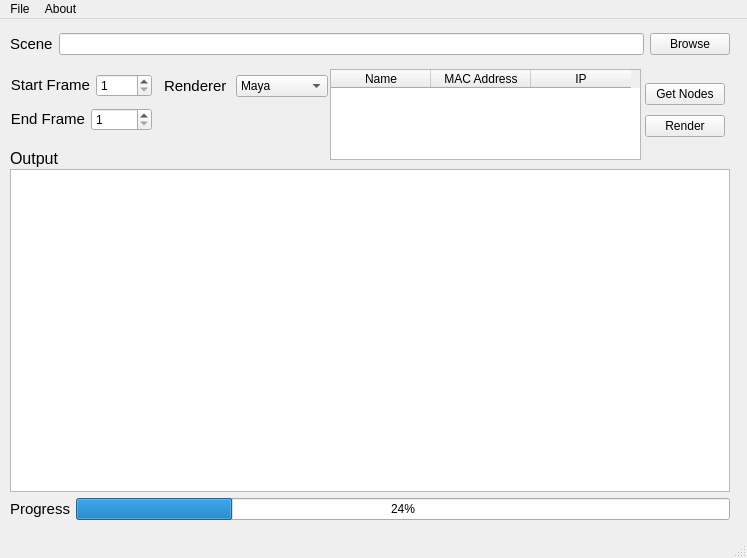
<ui version="4.0" >
 <class>MainWindow</class>
 <widget class="QMainWindow" name="MainWindow" >
  <property name="geometry" >
   <rect>
    <x>0</x>
    <y>0</y>
    <width>747</width>
    <height>558</height>
   </rect>
  </property>
  <property name="windowTitle" >
   <string>MainWindow</string>
  </property>
  <widget class="QWidget" name="centralwidget" >
   <widget class="QLabel" name="lbl_output" >
    <property name="geometry" >
     <rect>
      <x>10</x>
      <y>130</y>
      <width>143</width>
      <height>18</height>
     </rect>
    </property>
    <property name="text" >
     <string>&lt;!DOCTYPE HTML PUBLIC "-//W3C//DTD HTML 4.0//EN" "http://www.w3.org/TR/REC-html40/strict.dtd">
&lt;html>&lt;head>&lt;meta name="qrichtext" content="1" />&lt;style type="text/css">
p, li { white-space: pre-wrap; }
&lt;/style>&lt;/head>&lt;body style=" font-family:'Sans Serif'; font-size:9pt; font-weight:400; font-style:normal;">
&lt;p style=" margin-top:0px; margin-bottom:0px; margin-left:0px; margin-right:0px; -qt-block-indent:0; text-indent:0px;">&lt;span style=" font-size:12pt;">Output&lt;/span>&lt;/p>&lt;/body>&lt;/html></string>
    </property>
   </widget>
   <widget class="QTableWidget" name="tableWidget" >
    <property name="geometry" >
     <rect>
      <x>330</x>
      <y>50</y>
      <width>311</width>
      <height>91</height>
     </rect>
    </property>
    <column>
     <property name="text" >
      <string>Name</string>
     </property>
    </column>
    <column>
     <property name="text" >
      <string>MAC Address</string>
     </property>
    </column>
    <column>
     <property name="text" >
      <string>IP</string>
     </property>
    </column>
   </widget>
   <widget class="QWidget" name="" >
    <property name="geometry" >
     <rect>
      <x>10</x>
      <y>10</y>
      <width>720</width>
      <height>30</height>
     </rect>
    </property>
    <layout class="QHBoxLayout" name="horizontalLayout" >
     <item>
      <widget class="QLabel" name="lbl_scene" >
       <property name="text" >
        <string>&lt;!DOCTYPE HTML PUBLIC "-//W3C//DTD HTML 4.0//EN" "http://www.w3.org/TR/REC-html40/strict.dtd">
&lt;html>&lt;head>&lt;meta name="qrichtext" content="1" />&lt;style type="text/css">
p, li { white-space: pre-wrap; }
&lt;/style>&lt;/head>&lt;body style=" font-family:'Sans Serif'; font-size:9pt; font-weight:400; font-style:normal;">
&lt;p style=" margin-top:0px; margin-bottom:0px; margin-left:0px; margin-right:0px; -qt-block-indent:0; text-indent:0px;">&lt;span style=" font-size:11pt;">Scene&lt;/span>&lt;/p>&lt;/body>&lt;/html></string>
       </property>
      </widget>
     </item>
     <item>
      <widget class="QLineEdit" name="le_scene" />
     </item>
     <item>
      <widget class="QPushButton" name="btn_findScene" >
       <property name="text" >
        <string>Browse</string>
       </property>
      </widget>
     </item>
    </layout>
   </widget>
   <widget class="QWidget" name="" >
    <property name="geometry" >
     <rect>
      <x>10</x>
      <y>50</y>
      <width>142</width>
      <height>68</height>
     </rect>
    </property>
    <layout class="QVBoxLayout" name="vl_seFrame" >
     <item>
      <layout class="QHBoxLayout" name="hl_sFrame" >
       <item>
        <widget class="QLabel" name="lbl_sFrame" >
         <property name="text" >
          <string>&lt;!DOCTYPE HTML PUBLIC "-//W3C//DTD HTML 4.0//EN" "http://www.w3.org/TR/REC-html40/strict.dtd">
&lt;html>&lt;head>&lt;meta name="qrichtext" content="1" />&lt;style type="text/css">
p, li { white-space: pre-wrap; }
&lt;/style>&lt;/head>&lt;body style=" font-family:'Sans Serif'; font-size:9pt; font-weight:400; font-style:normal;">
&lt;p align="right" style=" margin-top:0px; margin-bottom:0px; margin-left:0px; margin-right:0px; -qt-block-indent:0; text-indent:0px;">&lt;span style=" font-size:11pt;">Start Frame&lt;/span>&lt;/p>&lt;/body>&lt;/html></string>
         </property>
        </widget>
       </item>
       <item>
        <widget class="QSpinBox" name="sb_sFrame" >
         <property name="sizePolicy" >
          <sizepolicy vsizetype="Fixed" hsizetype="Minimum" >
           <horstretch>0</horstretch>
           <verstretch>0</verstretch>
          </sizepolicy>
         </property>
         <property name="minimumSize" >
          <size>
           <width>0</width>
           <height>0</height>
          </size>
         </property>
         <property name="baseSize" >
          <size>
           <width>0</width>
           <height>0</height>
          </size>
         </property>
         <property name="toolTip" >
          <string>Enter the start frame here</string>
         </property>
         <property name="minimum" >
          <number>1</number>
         </property>
         <property name="maximum" >
          <number>1000</number>
         </property>
        </widget>
       </item>
      </layout>
     </item>
     <item>
      <layout class="QHBoxLayout" name="hl_eFrame" >
       <item>
        <widget class="QLabel" name="lbl_eFrame" >
         <property name="text" >
          <string>&lt;!DOCTYPE HTML PUBLIC "-//W3C//DTD HTML 4.0//EN" "http://www.w3.org/TR/REC-html40/strict.dtd">
&lt;html>&lt;head>&lt;meta name="qrichtext" content="1" />&lt;style type="text/css">
p, li { white-space: pre-wrap; }
&lt;/style>&lt;/head>&lt;body style=" font-family:'Sans Serif'; font-size:9pt; font-weight:400; font-style:normal;">
&lt;p align="right" style=" margin-top:0px; margin-bottom:0px; margin-left:0px; margin-right:0px; -qt-block-indent:0; text-indent:0px;">&lt;span style=" font-size:11pt;">End Frame&lt;/span>&lt;/p>&lt;/body>&lt;/html></string>
         </property>
        </widget>
       </item>
       <item>
        <widget class="QSpinBox" name="sb_eFrame" >
         <property name="toolTip" >
          <string>Enter the end frame here</string>
         </property>
         <property name="minimum" >
          <number>1</number>
         </property>
         <property name="maximum" >
          <number>9999</number>
         </property>
         <property name="value" >
          <number>1</number>
         </property>
        </widget>
       </item>
      </layout>
     </item>
    </layout>
   </widget>
   <widget class="QWidget" name="" >
    <property name="geometry" >
     <rect>
      <x>164</x>
      <y>53</y>
      <width>164</width>
      <height>29</height>
     </rect>
    </property>
    <layout class="QHBoxLayout" name="horizontalLayout_2" >
     <item>
      <widget class="QLabel" name="lbl_renderer" >
       <property name="text" >
        <string>&lt;!DOCTYPE HTML PUBLIC "-//W3C//DTD HTML 4.0//EN" "http://www.w3.org/TR/REC-html40/strict.dtd">
&lt;html>&lt;head>&lt;meta name="qrichtext" content="1" />&lt;style type="text/css">
p, li { white-space: pre-wrap; }
&lt;/style>&lt;/head>&lt;body style=" font-family:'Sans Serif'; font-size:9pt; font-weight:400; font-style:normal;">
&lt;p style=" margin-top:0px; margin-bottom:0px; margin-left:0px; margin-right:0px; -qt-block-indent:0; text-indent:0px;">&lt;span style=" font-size:11pt;">Renderer&lt;/span>&lt;/p>&lt;/body>&lt;/html></string>
       </property>
      </widget>
     </item>
     <item>
      <widget class="QComboBox" name="comboBox" >
       <item>
        <property name="text" >
         <string>Maya</string>
        </property>
       </item>
       <item>
        <property name="text" >
         <string>Vector</string>
        </property>
       </item>
       <item>
        <property name="text" >
         <string>Mental Ray</string>
        </property>
       </item>
      </widget>
     </item>
    </layout>
   </widget>
   <widget class="QWidget" name="" >
    <property name="geometry" >
     <rect>
      <x>10</x>
      <y>150</y>
      <width>720</width>
      <height>351</height>
     </rect>
    </property>
    <layout class="QVBoxLayout" name="vl_output_progress" >
     <item>
      <widget class="QTextBrowser" name="tb_output" />
     </item>
     <item>
      <layout class="QHBoxLayout" name="hl_progress" >
       <item>
        <widget class="QLabel" name="lbl_progress" >
         <property name="text" >
          <string>&lt;!DOCTYPE HTML PUBLIC "-//W3C//DTD HTML 4.0//EN" "http://www.w3.org/TR/REC-html40/strict.dtd">
&lt;html>&lt;head>&lt;meta name="qrichtext" content="1" />&lt;style type="text/css">
p, li { white-space: pre-wrap; }
&lt;/style>&lt;/head>&lt;body style=" font-family:'Sans Serif'; font-size:9pt; font-weight:400; font-style:normal;">
&lt;p align="right" style=" margin-top:0px; margin-bottom:0px; margin-left:0px; margin-right:0px; -qt-block-indent:0; text-indent:0px;">&lt;span style=" font-size:11pt;">Progress&lt;/span>&lt;/p>&lt;/body>&lt;/html></string>
         </property>
        </widget>
       </item>
       <item>
        <widget class="QProgressBar" name="progressBar" >
         <property name="value" >
          <number>24</number>
         </property>
        </widget>
       </item>
      </layout>
     </item>
    </layout>
   </widget>
   <widget class="QWidget" name="" >
    <property name="geometry" >
     <rect>
      <x>645</x>
      <y>60</y>
      <width>80</width>
      <height>64</height>
     </rect>
    </property>
    <layout class="QVBoxLayout" name="verticalLayout" >
     <item>
      <widget class="QPushButton" name="btn_getClients" >
       <property name="text" >
        <string>Get Nodes</string>
       </property>
      </widget>
     </item>
     <item>
      <widget class="QPushButton" name="btn_submit" >
       <property name="text" >
        <string>Render</string>
       </property>
      </widget>
     </item>
    </layout>
   </widget>
  </widget>
  <widget class="QMenuBar" name="menubar" >
   <property name="geometry" >
    <rect>
     <x>0</x>
     <y>0</y>
     <width>747</width>
     <height>26</height>
    </rect>
   </property>
   <widget class="QMenu" name="menuFile" >
    <property name="title" >
     <string>File</string>
    </property>
    <addaction name="actionOpen_Settings" />
    <addaction name="actionSave_Settings" />
    <addaction name="separator" />
    <addaction name="actionExit" />
   </widget>
   <widget class="QMenu" name="menuAbout" >
    <property name="title" >
     <string>About</string>
    </property>
    <addaction name="actionVersion" />
    <addaction name="actionHelp" />
    <addaction name="separator" />
    <addaction name="actionCheck_for_Updates" />
   </widget>
   <addaction name="menuFile" />
   <addaction name="menuAbout" />
  </widget>
  <widget class="QStatusBar" name="statusbar" />
  <action name="actionOpen_Settings" >
   <property name="text" >
    <string>Open Settings</string>
   </property>
  </action>
  <action name="actionSave_Settings" >
   <property name="text" >
    <string>Save Settings</string>
   </property>
  </action>
  <action name="actionExit" >
   <property name="text" >
    <string>Exit</string>
   </property>
  </action>
  <action name="actionVersion" >
   <property name="text" >
    <string>Version</string>
   </property>
  </action>
  <action name="actionHelp" >
   <property name="text" >
    <string>Help</string>
   </property>
  </action>
  <action name="actionCheck_for_Updates" >
   <property name="text" >
    <string>Check for Updates</string>
   </property>
  </action>
 </widget>
 <resources/>
 <connections/>
</ui>
